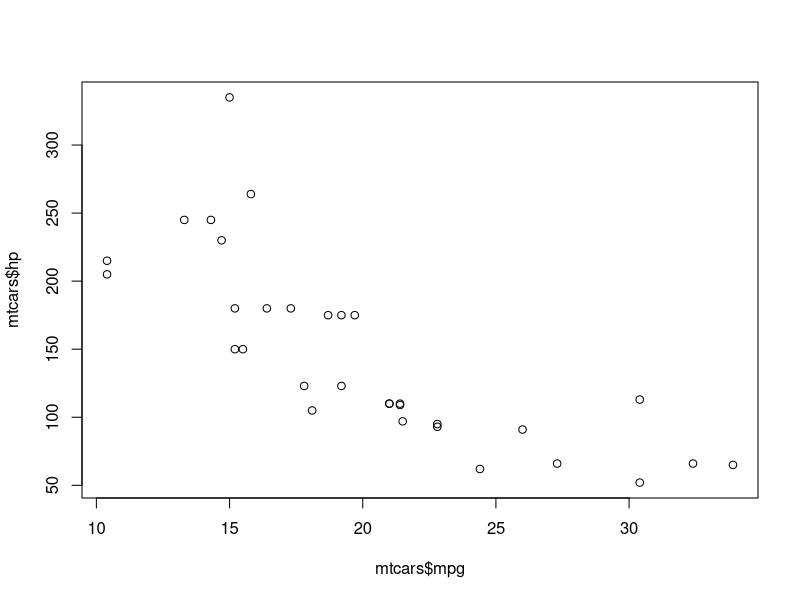
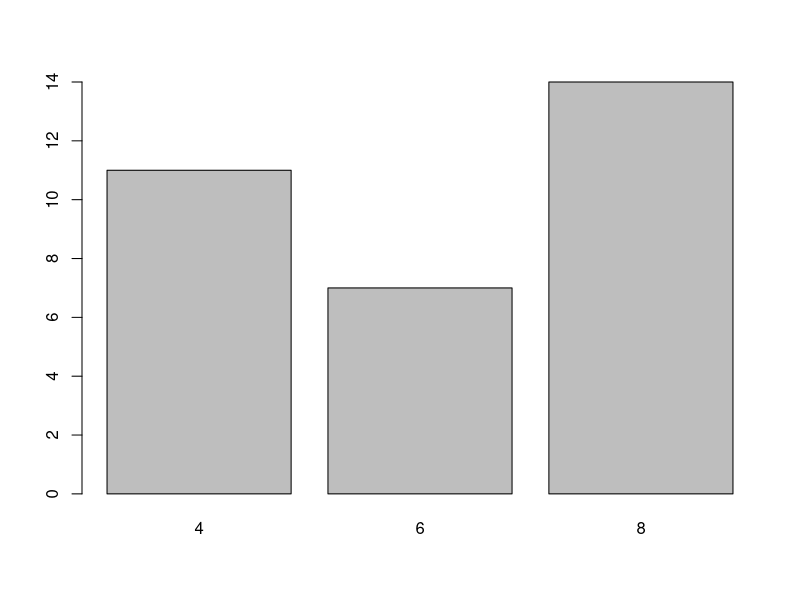

Reproduce these figures in R, in order. (Note: this script raises an error after producing the figures.)
###########################################
###    TECHNIKI WIZUALIZACJI DANYCH     ###
###           LABORATORIUM 1            ###
###########################################


# 0. Prowadzący  -------------------------------------------------------------

# Anna Kozak/Antoni Chudy/Iza Danielewska/Dawid Płudowski/Katarzyna Woźnica
# Kontakt: MS Teams lub mail


# 1. Sposób pracy na zajęciach laboratoryjnych -------------------------------

# a) pracujemy w R (większość semestru) i Python
# b) pracujemy na przygotowanych plikach, które będą na repozytorium przedmiotu
# c) podczas zajęć prowadzący będzie wprowadzał zagdanienia, a następnie będzie rozwiązywanie zadań w celu utrwalenia wiadomości
# d) kolejna porcja materiału będzie omawiana jeżeli większość grupy wykona zadane zadanie 
# e) wszelkie pytania czy to związane z kodem, pracą domową czy kwestie teoretyczne proszę śmiało zgłaszać prowadzącemu 


# 2. Materiały ------------------------------------------------------------

# Repozytorium na GitHub
# https://github.com/kozaka93/2025Z-DataVisualizationTechniques


# 3. Jak działa GitHub? ---------------------------------------------------

# Jak zgłosić pracę domową/projekt? (fork, commit, pull request)
# https://rogerdudler.github.io/git-guide/


# 4. Podstawy R - rozgrzewka ----------------------------------------------

data(mtcars)
head(mtcars)

?mtcars


# Jak wybieramy wiersze (obserwacje) oraz kolumny (zmienne)?

mtcars[1,]
mtcars[,1]
# Pierwszy wiersz, pierwsza kolumna?
mtcars[1,1]

# 10 pierszych wierszy, 2 i 3 kolumna?
mtcars[1:10, c(2,3)]

# Jak wybieramy kolumny po nazwach? 
mtcars$mpg

colname <- c("mpg")
mtcars[colname]

# Wszystkie wiersze i kolumny w kolejności "am", "wt", "mpg"?
mtcars[,c("am", "wt", "mpg")]

# Jak wybierać jedną kolumnę?

# Uwaga na przecinek i wybór kolumn poprzez indeksy

# Pytania

# 1. Wymiar ramki danych

dim(mtcars)

# 2. Jakie są typy zmiennych?
 
str(mtcars)

# 3. Ile jest unikalnych wartości zmiennej "cyl" i jakie to są wartości?
unique(mtcars["cyl"])
length(unique(mtcars["cyl"]))

# 4. Jaka jest średnia wartość zmiennej "drat" dla samochodów 
# o wartości zmiennej "cyl" równej 4?

mean(mtcars[mtcars$cyl == 4, "drat"])


# 5. Jakie są unikalne wartości zmiennej "am" i jaki jest ich rozkład (liczba wystąpień)? 
table(mtcars$am)


# Prosty wykres


# Zależność "mpg" i "hp" - scatter plot

plot(mtcars$mpg, mtcars$hp)


# Zmienna "cyl" - barplot

barplot(table(mtcars$cyl))

# 5. Zadanie "proton" -----------------------------------------------------

# Utwórz nowy plik .R. Zainstaluj/uruchom pakiet proton:
#install.packages("proton")
#library(proton)

# W pliku zapisuj sposób rozwiązania gry.

proton()

employees[employees$surname == "Insecure",]


loginjohna <- "johnins"

proton(action = "login", login = "johnins")


for (el in top1000passwords)
{
  if(proton(action = "login", login = "johnins", password = el)=="Success! User is logged in!"){haslojohna <- el}
    
  
  
  
}

#logs[logs$login ]

employees[employees$surname == "Pietraszko",]

loginpietraszko <- "slap"
which.max(table(logs[logs$login == "slap",]$host))

hostodp <- "194.29.178.16" 
proton(action = "server", host = hostodp)


unique(gsub(" .*$","", bash_history ))
proton(action = "login", login = "slap", password = "DHbb7QXppuHnaXGN")

# 6. Zamieszczamy rozwiązanie na repozytorium -----------------------------